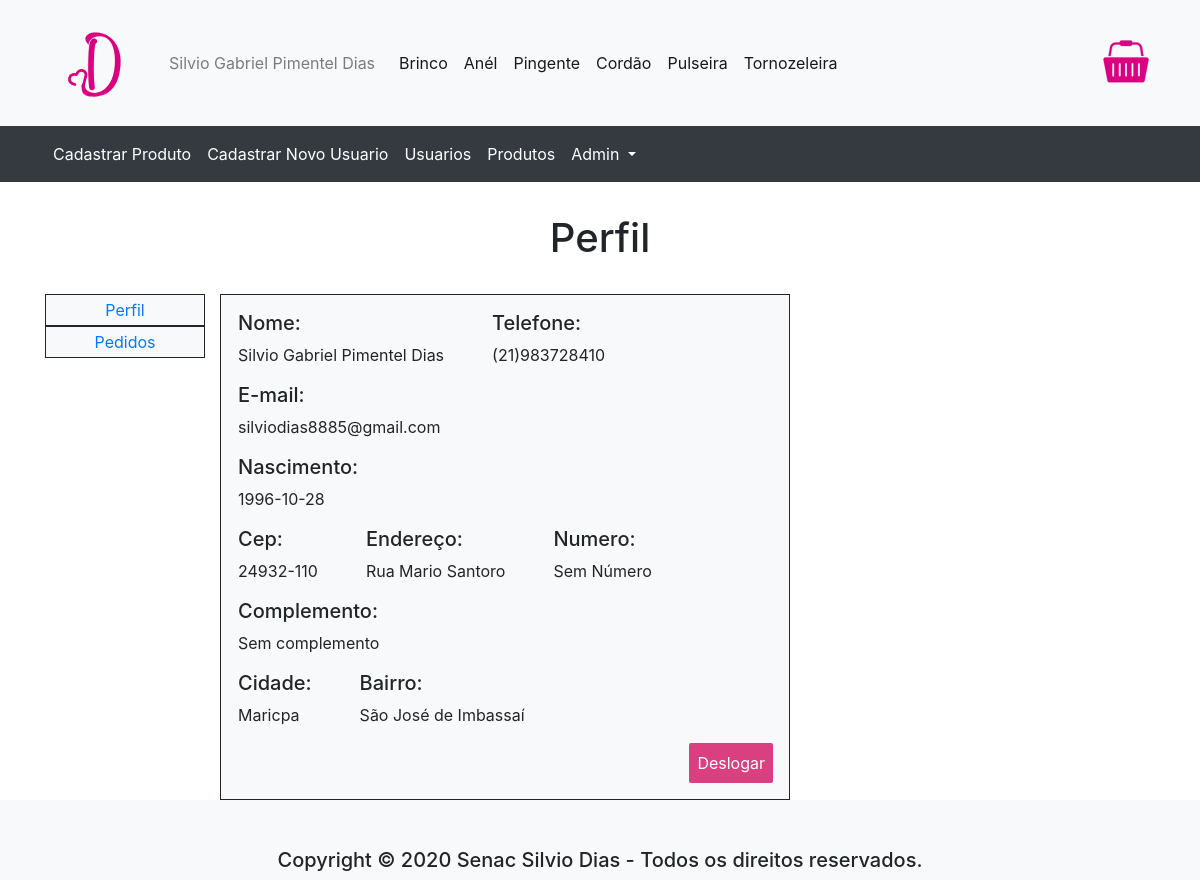
/index.php?pagina=perfil (signed in), run on the app's committed database.
### tables this page shows
CREATE TABLE usuario(
	id_usuario INT AUTO_INCREMENT,
    login VARCHAR(10) NOT NULL,
    senha VARCHAR(500) NOT NULL,
    nome VARCHAR(50) NOT NULL,
    email VARCHAR(30) NOT NULL,
    nascimento DATE,
    endereco VARCHAR(40),
    numero VARCHAR(10),
    complemento VARCHAR(20),
    bairro VARCHAR(25),
    cidade VARCHAR(25),
    estado VARCHAR(2),
    cep VARCHAR(10),
    telefone VARCHAR(14),
    tipo_usuario VARCHAR(20),
    PRIMARY KEY(id_usuario)
);

### paginas/perfil.php (the view, shortened to what this page needs)
<div id="perfil_dados" class="col-6">
                <div class="row">
                    <div id="perfil" class="linha_perfil">
                        <h5>Nome:</h5> <p><?=$linha['nome']?></p>
                    </div>
                    <div id="perfil_Telefone"  class="linha_perfil">
                        <h5>Telefone:</h5> <p><?=$linha['telefone']?></p>
                    </div>
                    <div id="perfil_email"  class="linha_perfil">
                        <h5>E-mail:</h5> <p><?=$linha['email']?></p>
                    </div>
                </div>
                <div class="row">
                    <div id="perfil_nascimento"  class="linha_perfil">
                        <h5>Nascimento:</h5> <p><?=$linha['nascimento']?></p>
                    </div>
                </div>
                <div class="row">
                    <div id="perfil_Cep"  class="linha_perfil">
                            <h5>Cep:</h5> <p><?=$linha['cep']?></p>
                    </div>
                    <div id="perfil_endereco"  class="linha_perfil">
                        <h5>Endereço:</h5> <p><?=$linha['endereco']?></p>
                    </div>
                    <div id="perfil_numero"  class="linha_perfil">
                        <h5>Numero:</h5> <p><?=$linha['numero']?></p>
                    </div>
                </div>
                <div class="row">
                    <div id="perfil_Complemento"  class="linha_perfil">
                        <h5>Complemento:</h5> <p><?=$linha['complemento']?></p>
                    </div>
                </div>
                <div class="row">
                    <div id="perfil_Cidade"  class="linha_perfil">
                        <h5>Cidade:</h5> <p><?=$linha['cidade']?></p>
                    </div>
                    <div id="perfil_Bairro"  class="linha_perfil">
                        <h5>Bairro:</h5> <p><?=$linha['bairro']?></p>
                    </div>
                </div>
            <div id="perfil_deslogar">
                <a class="btnPrincipal" href="./script/logoff.php">Deslogar</a>
            </div>
        </div>

### paginas/areaperfil.php (shortened to what this page needs)
<?php
$id = $_SESSION['Usuario']['id_usuario'];
 $query = 'SELECT * FROM usuario WHERE id_usuario = '.$id ;
 $consulta = mysqli_query($conexao, $query);
?>
<h1 class="tituloPagina">Perfil</h1>
<div class="container">
    <div class="row">
        <div class="col-2">
            <div id="perfil_menu">
            <a href="?pagina=perfil&areaUsuario=perfil_usuario"class="btn_menuPerfil"> Perfil</a>
            <a href="?pagina=perfil&areaUsuario=pedidos_usuario" class="btn_menuPerfil"> Pedidos</a>
        </div>
        </div>
<?php
while($linha = mysqli_fetch_array($consulta)){
    if($linha['numero'] == "0"){
        $linha['numero'] = "Sem Número";
    }
    if($linha['complemento']== ""){
        $linha['complemento'] ="Sem complemento";
    }
    if(!isset($_GET['areaUsuario'])){
        include 'perfil.php';
        }
    }
?>
   </div>
</div>

### css/style.css (style rules this page uses)
.tituloPagina { display: flex; justify-content: center; margin: 2rem; }
.btnPrincipal { background-color: #da4080; border-radius: 2px; color: #fff; cursor: pointer; padding: 0.5rem; }
.linha_perfil { margin-right: 1rem; padding: 0 1rem; }
.btn_menuPerfil { display: flex; justify-content: center; height: 2rem; border: 1px solid #212529; align-items: center; }
#perfil_dados { background-color: #f8f9fa; border: solid 0.5px #212529; padding: 1rem; }
#perfil_menu { background-color: #f8f9fa;; }
#perfil_deslogar { display: flex; flex-direction: row-reverse; }

### data on the page
usuario: nome "Silvio Gabriel Pimentel Dias", telefone "(21)983728410", email "silviodias8885@gmail.com", nascimento "1996-10-28", cep "24932-110", endereco "Rua Mario Santoro", numero "Sem Número", complemento "Sem complemento", cidade "Maricpa", bairro "São José de Imbassaí"

### other printed values
$login "Silvio Gabriel Pimentel Dias"
